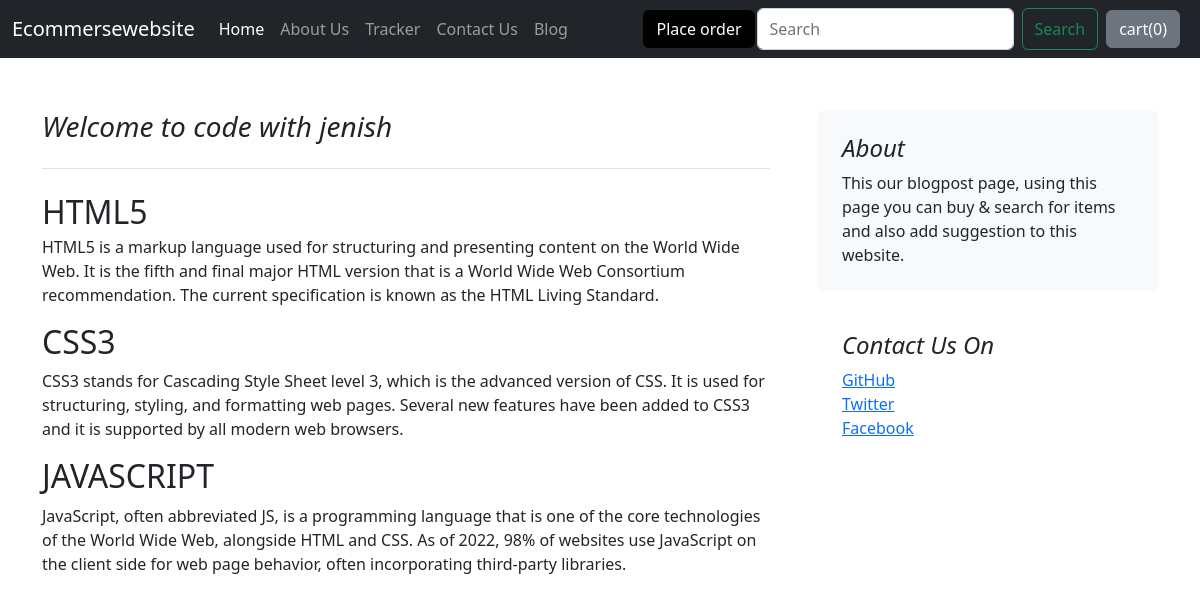
The page /blog/blogpost/1 on the database its author committed.
### blog/models.py (models this page shows)
class Blogpost(models.Model):
    post_id = models.AutoField(primary_key=True)
    title = models.CharField(max_length=100)
    head0 = models.CharField(max_length=500)
    chead0 = models.CharField(max_length=1000,default="")
    head1 = models.CharField(max_length=500)
    chead1 = models.CharField(max_length=1000,default="")
    head2 = models.CharField(max_length=500)
    chead2 = models.CharField(max_length=1000,default="")
    thumbnail = models.ImageField(upload_to="",default="")
    def __str__(self):
        return self.title

### blog/views.py (the view)
# urls.py: path('blogpost/<int:id>',views.blogpost,name="BlogPost"),
def blogpost(request,id):
    post = Blogpost.objects.filter(post_id=id)[0]
    print(post)
    return render(request,'blog/blogpost.html',{'post':post})

### blog/templates/blog/blogpost.html (shortened to what this page needs)
{%extends 'blog/basic.html' %}
{% block body %}
<div class="container">
<div class="row mt-1 g-5">
    <div class="col-md-8">
      <h3 class="pb-4 mb-4 fst-italic border-bottom">
        {{post.title}}
      </h3>
      <article class="blog-post">
        <h2 class="blog-post-title mb-1">{{post.head0}}</h2>
        <p>{{post.chead0}}</p>
        <h2>{{post.head1}}</h2>
        <p>{{post.chead1}}</p>
        <h2>{{post.head2}}</h2>
        <p>{{post.chead2}}</p>
      </article>
    </div>
    <div class="col-md-4">
      <div class="position-sticky" style="top: 2rem;">
        <div class="p-4 mb-3 bg-light rounded">
          <h4 class="fst-italic">About</h4>
          <p class="mb-0">This our blogpost page, using this page you can buy & search for items and also add suggestion to this website.</p>
        </div>
        <div class="p-4">
          <h4 class="fst-italic">Contact Us On</h4>
          <ol class="list-unstyled">
            <li><a href="#">GitHub</a></li>
            <li><a href="#">Twitter</a></li>
            <li><a href="#">Facebook</a></li>
          </ol>
        </div>
      </div>
    </div>
  </div>
</div>{% endblock %}

### rows shown on the page
Blogpost: title "Welcome to code with jenish", head0 "HTML5", chead0 "HTML5 is a markup language used for structuring and presenting content on the World Wide Web. It is the fifth and final major HTML version that is a World Wide Web Consortium recommendation. The current specification is known as the HTML Living Standard.", head1 "CSS3", chead1 "CSS3 stands for Cascading Style Sheet level 3, which is the advanced version of CSS. It is used for structuring, styling, and formatting web pages. Several new features have been added to CSS3 and it is supported by all modern web browsers.", head2 "JAVASCRIPT", chead2 "JavaScript, often abbreviated JS, is a programming language that is one of the core technologies of the World Wide Web, alongside HTML and CSS. As of 2022, 98% of websites use JavaScript on the client side for web page behavior, often incorporating third-party libraries."
